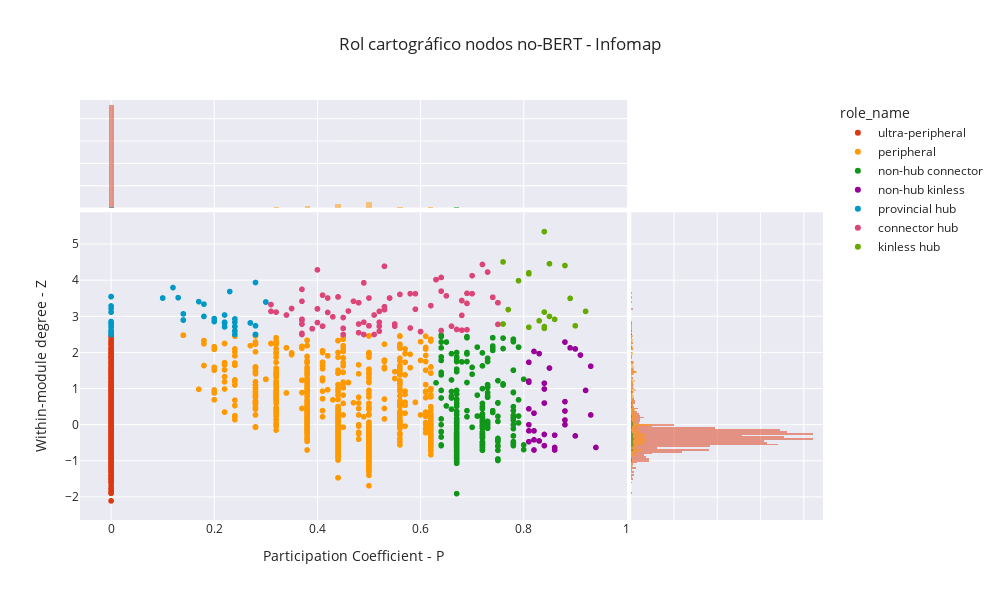

The cell this chart's notebook holds for it:
### Code cell
fig = px.scatter(non_bert_roles, x="participation_coefficient", y="intra_degree", width=1000, height=600, color="role_name",text="index",marginal_x="histogram",marginal_y="histogram", title="Rol cartográfico nodos no-BERT - Infomap", color_discrete_map=color_discrete_map)
fig.update_layout(xaxis_title="Participation Coefficient - P", yaxis_title="Within-module degree - Z")

fig.show()
# fig.write_html(reports_comunidades + "rol_cartografico_no_berts_infomap_interactivo.html")

### Figure 1 — Plotly figure (JSON) as saved in the notebook; plotly's stock layout.template omitted (floating-point values rounded to 4 significant figures; data arrays with more than 128 entries replaced by an {"elided": "..."} marker saying what was removed)
{"data": [{"hovertemplate": "role_name=ultra-peripheral<br>participation_coefficient=%{x}<br>intra_degree=%{y}<br>index=%{text}<extra></extra>", "legendgroup": "ultra-peripheral", "marker": {"color": "#DC3912", "symbol": "circle"}, "mode": "markers+text", "name": "ultra-peripheral", "showlegend": true, "text": {"elided": "9190 int values"}, "type": "scattergl", "x": {"elided": "9190 int values"}, "xaxis": "x", "y": {"elided": "9190 float values"}, "yaxis": "y"}, {"alignmentgroup": "True", "bingroup": "x", "hovertemplate": "role_name=ultra-peripheral<br>participation_coefficient=%{x}<br>count=%{y}<extra></extra>", "legendgroup": "ultra-peripheral", "marker": {"color": "#DC3912"}, "name": "ultra-peripheral", "offsetgroup": "ultra-peripheral", "opacity": 0.5, "showlegend": false, "type": "histogram", "x": {"elided": "9190 int values"}, "xaxis": "x3", "yaxis": "y3"}, {"alignmentgroup": "True", "bingroup": "y", "hovertemplate": "role_name=ultra-peripheral<br>intra_degree=%{y}<br>count=%{x}<extra></extra>", "legendgroup": "ultra-peripheral", "marker": {"color": "#DC3912"}, "name": "ultra-peripheral", "offsetgroup": "ultra-peripheral", "opacity": 0.5, "showlegend": false, "type": "histogram", "xaxis": "x2", "y": {"elided": "9190 float values"}, "yaxis": "y2"}, {"hovertemplate": "role_name=peripheral<br>participation_coefficient=%{x}<br>intra_degree=%{y}<br>index=%{text}<extra></extra>", "legendgroup": "peripheral", "marker": {"color": "#FF9900", "symbol": "circle"}, "mode": "markers+text", "name": "peripheral", "showlegend": true, "text": {"elided": "1568 int values"}, "type": "scattergl", "x": {"elided": "1568 float values"}, "xaxis": "x", "y": {"elided": "1568 float values"}, "yaxis": "y"}, {"alignmentgroup": "True", "bingroup": "x", "hovertemplate": "role_name=peripheral<br>participation_coefficient=%{x}<br>count=%{y}<extra></extra>", "legendgroup": "peripheral", "marker": {"color": "#FF9900"}, "name": "peripheral", "offsetgroup": "peripheral", "opacity": 0.5, "showlegend": false, "type": "histogram", "x": {"elided": "1568 float values"}, "xaxis": "x3", "yaxis": "y3"}, {"alignmentgroup": "True", "bingroup": "y", "hovertemplate": "role_name=peripheral<br>intra_degree=%{y}<br>count=%{x}<extra></extra>", "legendgroup": "peripheral", "marker": {"color": "#FF9900"}, "name": "peripheral", "offsetgroup": "peripheral", "opacity": 0.5, "showlegend": false, "type": "histogram", "xaxis": "x2", "y": {"elided": "1568 float values"}, "yaxis": "y2"}, {"hovertemplate": "role_name=non-hub connector<br>participation_coefficient=%{x}<br>intra_degree=%{y}<br>index=%{text}<extra></extra>", "legendgroup": "non-hub connector", "marker": {"color": "#109618", "symbol": "circle"}, "mode": "markers+text", "name": "non-hub connector", "showlegend": true, "text": {"elided": "268 int values"}, "type": "scattergl", "x": {"elided": "268 float values"}, "xaxis": "x", "y": {"elided": "268 float values"}, "yaxis": "y"}, {"alignmentgroup": "True", "bingroup": "x", "hovertemplate": "role_name=non-hub connector<br>participation_coefficient=%{x}<br>count=%{y}<extra></extra>", "legendgroup": "non-hub connector", "marker": {"color": "#109618"}, "name": "non-hub connector", "offsetgroup": "non-hub connector", "opacity": 0.5, "showlegend": false, "type": "histogram", "x": {"elided": "268 float values"}, "xaxis": "x3", "yaxis": "y3"}, {"alignmentgroup": "True", "bingroup": "y", "hovertemplate": "role_name=non-hub connector<br>intra_degree=%{y}<br>count=%{x}<extra></extra>", "legendgroup": "non-hub connector", "marker": {"color": "#109618"}, "name": "non-hub connector", "offsetgroup": "non-hub connector", "opacity": 0.5, "showlegend": false, "type": "histogram", "xaxis": "x2", "y": {"elided": "268 float values"}, "yaxis": "y2"}, {"hovertemplate": "role_name=non-hub kinless<br>participation_coefficient=%{x}<br>intra_degree=%{y}<br>index=%{text}<extra></extra>", "legendgroup": "non-hub kinless", "marker": {"color": "#990099", "symbol": "circle"}, "mode": "markers+text", "name": "non-hub kinless", "showlegend": true, "text": [18642, 20677, 19332, 18705, 19748, 20664, 28952, 21629, 22612, 19241, 19240, 18861, 32309, 22059, 25138, 18752, 18756, 23851, 20244, 21080, 20957, 18802, 18553, 18862, 25454, 30178, 20958, 25102, 20160, 24068, 19475, 23370, 26348, 20220, 19517, 21867, 22004], "type": "scattergl", "x": [0.81, 0.88, 0.81, 0.82, 0.9, 0.81, 0.82, 0.92, 0.82, 0.88, 0.93, 0.88, 0.84, 0.9, 0.83, 0.81, 0.84, 0.88, 0.86, 0.84, 0.81, 0.94, 0.81, 0.81, 0.84, 0.93, 0.82, 0.85, 0.84, 0.82, 0.86, 0.91, 0.83, 0.81, 0.89, 0.88, 0.86], "xaxis": "x", "y": [0, 0.38, -0.47, 0.32, 2.1, 1.73, -0.42, 0.95, 2.03, 0.64, 0.27, 0.13, -0.58, -0.31, -0.45, 1.18, 0.6, 0, -0.63, -0.27, -0.17, -0.63, 1.21, 0.44, 0.99, 1.62, -0.17, 1.57, 1.15, -0.7, -0.29, 1.93, 1.97, 1.18, 2.13, 2.29, -0.7], "yaxis": "y"}, {"alignmentgroup": "True", "bingroup": "x", "hovertemplate": "role_name=non-hub kinless<br>participation_coefficient=%{x}<br>count=%{y}<extra></extra>", "legendgroup": "non-hub kinless", "marker": {"color": "#990099"}, "name": "non-hub kinless", "offsetgroup": "non-hub kinless", "opacity": 0.5, "showlegend": false, "type": "histogram", "x": [0.81, 0.88, 0.81, 0.82, 0.9, 0.81, 0.82, 0.92, 0.82, 0.88, 0.93, 0.88, 0.84, 0.9, 0.83, 0.81, 0.84, 0.88, 0.86, 0.84, 0.81, 0.94, 0.81, 0.81, 0.84, 0.93, 0.82, 0.85, 0.84, 0.82, 0.86, 0.91, 0.83, 0.81, 0.89, 0.88, 0.86], "xaxis": "x3", "yaxis": "y3"}, {"alignmentgroup": "True", "bingroup": "y", "hovertemplate": "role_name=non-hub kinless<br>intra_degree=%{y}<br>count=%{x}<extra></extra>", "legendgroup": "non-hub kinless", "marker": {"color": "#990099"}, "name": "non-hub kinless", "offsetgroup": "non-hub kinless", "opacity": 0.5, "showlegend": false, "type": "histogram", "xaxis": "x2", "y": [0, 0.38, -0.47, 0.32, 2.1, 1.73, -0.42, 0.95, 2.03, 0.64, 0.27, 0.13, -0.58, -0.31, -0.45, 1.18, 0.6, 0, -0.63, -0.27, -0.17, -0.63, 1.21, 0.44, 0.99, 1.62, -0.17, 1.57, 1.15, -0.7, -0.29, 1.93, 1.97, 1.18, 2.13, 2.29, -0.7], "yaxis": "y2"}, {"hovertemplate": "role_name=provincial hub<br>participation_coefficient=%{x}<br>intra_degree=%{y}<br>index=%{text}<extra></extra>", "legendgroup": "provincial hub", "marker": {"color": "#0099C6", "symbol": "circle"}, "mode": "markers+text", "name": "provincial hub", "showlegend": true, "text": {"elided": "146 int values"}, "type": "scattergl", "x": {"elided": "146 float values"}, "xaxis": "x", "y": {"elided": "146 float values"}, "yaxis": "y"}, {"alignmentgroup": "True", "bingroup": "x", "hovertemplate": "role_name=provincial hub<br>participation_coefficient=%{x}<br>count=%{y}<extra></extra>", "legendgroup": "provincial hub", "marker": {"color": "#0099C6"}, "name": "provincial hub", "offsetgroup": "provincial hub", "opacity": 0.5, "showlegend": false, "type": "histogram", "x": {"elided": "146 float values"}, "xaxis": "x3", "yaxis": "y3"}, {"alignmentgroup": "True", "bingroup": "y", "hovertemplate": "role_name=provincial hub<br>intra_degree=%{y}<br>count=%{x}<extra></extra>", "legendgroup": "provincial hub", "marker": {"color": "#0099C6"}, "name": "provincial hub", "offsetgroup": "provincial hub", "opacity": 0.5, "showlegend": false, "type": "histogram", "xaxis": "x2", "y": {"elided": "146 float values"}, "yaxis": "y2"}, {"hovertemplate": "role_name=connector hub<br>participation_coefficient=%{x}<br>intra_degree=%{y}<br>index=%{text}<extra></extra>", "legendgroup": "connector hub", "marker": {"color": "#DD4477", "symbol": "circle"}, "mode": "markers+text", "name": "connector hub", "showlegend": true, "text": [33405, 20819, 20384, 20703, 18971, 18768, 18613, 20821, 32096, 19202, 21295, 18588, 18679, 18771, 20598, 21872, 20407, 19423, 25384, 20190, 20881, 25150, 19637, 26379, 30914, 25568, 20353, 25027, 19268, 18518, 20133, 21370, 20342, 19806, 20896, 18729, 33664, 21781, 20728, 25072, 20648, 20415, 20889, 24031, 22571, 20171, 20364, 19291, 24755, 20656, 19781, 18570, 26719, 20676, 20667, 24907, 18815, 23935, 21475, 20553, 19900, 21856, 19113, 19097, 19989, 19111, 20731, 19879, 19545, 21831, 19973, 20179, 26310, 19694, 19580, 20684, 24142, 25624, 19996, 25827, 21098, 25051, 19134, 22580, 31321, 24735, 19317, 20506, 21231, 25040, 18484, 23279, 20538, 18472, 19684, 20845, 19878, 25126, 18692, 20224], "type": "scattergl", "x": [0.5, 0.68, 0.5, 0.44, 0.44, 0.63, 0.41, 0.66, 0.53, 0.52, 0.63, 0.4, 0.4, 0.58, 0.45, 0.7, 0.37, 0.64, 0.55, 0.52, 0.51, 0.42, 0.37, 0.65, 0.74, 0.74, 0.43, 0.58, 0.64, 0.46, 0.37, 0.62, 0.7, 0.41, 0.34, 0.59, 0.44, 0.41, 0.44, 0.49, 0.44, 0.52, 0.45, 0.45, 0.62, 0.64, 0.68, 0.4, 0.35, 0.45, 0.72, 0.53, 0.6, 0.48, 0.48, 0.75, 0.75, 0.44, 0.5, 0.5, 0.37, 0.53, 0.54, 0.73, 0.35, 0.54, 0.37, 0.31, 0.52, 0.69, 0.49, 0.39, 0.39, 0.42, 0.37, 0.56, 0.47, 0.53, 0.75, 0.51, 0.53, 0.49, 0.49, 0.48, 0.44, 0.32, 0.37, 0.55, 0.48, 0.59, 0.69, 0.4, 0.68, 0.67, 0.37, 0.68, 0.31, 0.37, 0.69, 0.6], "xaxis": "x", "y": [null, 3.44, 3.51, 3.54, 3.54, 4.02, 3.59, 2.73, 3.27, 2.59, 4.02, 3.21, 3.21, 2.68, 2.67, 3.63, 3.42, 3.7, 2.73, 2.73, 2.5, 3.11, 2.79, 3.57, 3.53, 3.53, 2.99, 3.63, 4.08, 3.15, 3.75, 3.3, 4.13, 2.73, 3.04, 3.63, null, 2.73, null, 2.84, null, 2.84, 2.67, 2.97, null, 2.61, 3.44, 4.29, 3.22, 2.5, 4.44, 3.19, 2.58, 3.38, 3.38, 3.38, 3.38, null, 2.74, 2.74, 2.53, 4.39, 3.51, 4.23, 3.22, 3.51, 2.79, 3.14, 3.14, 3.36, 2.5, 2.66, 2.66, 3.51, 2.89, 3.61, 3.42, 3.19, 2.78, 3.04, 3.19, 3.93, 3.93, 2.79, null, 3.12, 2.92, 2.79, 2.55, 3.2, 3.64, 2.83, 2.62, 2.64, 2.92, 3.03, 3.33, 2.5, 2.63, 2.58], "yaxis": "y"}, {"alignmentgroup": "True", "bingroup": "x", "hovertemplate": "role_name=connector hub<br>participation_coefficient=%{x}<br>count=%{y}<extra></extra>", "legendgroup": "connector hub", "marker": {"color": "#DD4477"}, "name": "connector hub", "offsetgroup": "connector hub", "opacity": 0.5, "showlegend": false, "type": "histogram", "x": [0.5, 0.68, 0.5, 0.44, 0.44, 0.63, 0.41, 0.66, 0.53, 0.52, 0.63, 0.4, 0.4, 0.58, 0.45, 0.7, 0.37, 0.64, 0.55, 0.52, 0.51, 0.42, 0.37, 0.65, 0.74, 0.74, 0.43, 0.58, 0.64, 0.46, 0.37, 0.62, 0.7, 0.41, 0.34, 0.59, 0.44, 0.41, 0.44, 0.49, 0.44, 0.52, 0.45, 0.45, 0.62, 0.64, 0.68, 0.4, 0.35, 0.45, 0.72, 0.53, 0.6, 0.48, 0.48, 0.75, 0.75, 0.44, 0.5, 0.5, 0.37, 0.53, 0.54, 0.73, 0.35, 0.54, 0.37, 0.31, 0.52, 0.69, 0.49, 0.39, 0.39, 0.42, 0.37, 0.56, 0.47, 0.53, 0.75, 0.51, 0.53, 0.49, 0.49, 0.48, 0.44, 0.32, 0.37, 0.55, 0.48, 0.59, 0.69, 0.4, 0.68, 0.67, 0.37, 0.68, 0.31, 0.37, 0.69, 0.6], "xaxis": "x3", "yaxis": "y3"}, {"alignmentgroup": "True", "bingroup": "y", "hovertemplate": "role_name=connector hub<br>intra_degree=%{y}<br>count=%{x}<extra></extra>", "legendgroup": "connector hub", "marker": {"color": "#DD4477"}, "name": "connector hub", "offsetgroup": "connector hub", "opacity": 0.5, "showlegend": false, "type": "histogram", "xaxis": "x2", "y": [null, 3.44, 3.51, 3.54, 3.54, 4.02, 3.59, 2.73, 3.27, 2.59, 4.02, 3.21, 3.21, 2.68, 2.67, 3.63, 3.42, 3.7, 2.73, 2.73, 2.5, 3.11, 2.79, 3.57, 3.53, 3.53, 2.99, 3.63, 4.08, 3.15, 3.75, 3.3, 4.13, 2.73, 3.04, 3.63, null, 2.73, null, 2.84, null, 2.84, 2.67, 2.97, null, 2.61, 3.44, 4.29, 3.22, 2.5, 4.44, 3.19, 2.58, 3.38, 3.38, 3.38, 3.38, null, 2.74, 2.74, 2.53, 4.39, 3.51, 4.23, 3.22, 3.51, 2.79, 3.14, 3.14, 3.36, 2.5, 2.66, 2.66, 3.51, 2.89, 3.61, 3.42, 3.19, 2.78, 3.04, 3.19, 3.93, 3.93, 2.79, null, 3.12, 2.92, 2.79, 2.55, 3.2, 3.64, 2.83, 2.62, 2.64, 2.92, 3.03, 3.33, 2.5, 2.63, 2.58], "yaxis": "y2"}, {"hovertemplate": "role_name=kinless hub<br>participation_coefficient=%{x}<br>intra_degree=%{y}<br>index=%{text}<extra></extra>", "legendgroup": "kinless hub", "marker": {"color": "#66AA00", "symbol": "circle"}, "mode": "markers+text", "name": "kinless hub", "showlegend": true, "text": [19553, 18471, 33638, 24773, 19311, 19529, 25832, 20219, 20243, 19971, 26131, 19923, 20103, 18475, 19925, 19830, 20104, 21910, 20230], "type": "scattergl", "x": [0.81, 0.88, 0.89, 0.84, 0.76, 0.85, 0.83, 0.92, 0.85, 0.77, 0.84, 0.84, 0.86, 0.84, 0.81, 0.81, 0.9, 0.76, 0.79], "xaxis": "x", "y": [2.7, 4.41, 3.5, 5.35, 4.51, 4.46, 2.88, 3.14, 3, 3.19, 2.67, 2.72, 2.92, 3.12, 4.18, 4.21, 2.74, 2.79, 3.99], "yaxis": "y"}, {"alignmentgroup": "True", "bingroup": "x", "hovertemplate": "role_name=kinless hub<br>participation_coefficient=%{x}<br>count=%{y}<extra></extra>", "legendgroup": "kinless hub", "marker": {"color": "#66AA00"}, "name": "kinless hub", "offsetgroup": "kinless hub", "opacity": 0.5, "showlegend": false, "type": "histogram", "x": [0.81, 0.88, 0.89, 0.84, 0.76, 0.85, 0.83, 0.92, 0.85, 0.77, 0.84, 0.84, 0.86, 0.84, 0.81, 0.81, 0.9, 0.76, 0.79], "xaxis": "x3", "yaxis": "y3"}, {"alignmentgroup": "True", "bingroup": "y", "hovertemplate": "role_name=kinless hub<br>intra_degree=%{y}<br>count=%{x}<extra></extra>", "legendgroup": "kinless hub", "marker": {"color": "#66AA00"}, "name": "kinless hub", "offsetgroup": "kinless hub", "opacity": 0.5, "showlegend": false, "type": "histogram", "xaxis": "x2", "y": [2.7, 4.41, 3.5, 5.35, 4.51, 4.46, 2.88, 3.14, 3, 3.19, 2.67, 2.72, 2.92, 3.12, 4.18, 4.21, 2.74, 2.79, 3.99], "yaxis": "y2"}], "layout": {"barmode": "overlay", "height": 600, "legend": {"title": {"text": "role_name"}, "tracegroupgap": 0}, "title": {"text": "Rol cartográfico nodos no-BERT - Infomap"}, "width": 1000, "xaxis": {"anchor": "y", "domain": [0, 0.7363], "title": {"text": "Participation Coefficient - P"}}, "xaxis2": {"anchor": "y2", "domain": [0.7413, 1], "matches": "x2", "showline": false, "showticklabels": false, "ticks": ""}, "xaxis3": {"anchor": "y3", "domain": [0, 0.7363], "matches": "x", "showticklabels": false}, "xaxis4": {"anchor": "y4", "domain": [0.7413, 1], "matches": "x2", "showline": false, "showticklabels": false, "ticks": ""}, "yaxis": {"anchor": "x", "domain": [0, 0.7326], "title": {"text": "Within-module degree - Z"}}, "yaxis2": {"anchor": "x2", "domain": [0, 0.7326], "matches": "y", "showticklabels": false}, "yaxis3": {"anchor": "x3", "domain": [0.7426, 1], "matches": "y3", "showline": false, "showticklabels": false, "ticks": ""}, "yaxis4": {"anchor": "x4", "domain": [0.7426, 1], "matches": "y3", "showline": false, "showticklabels": false, "ticks": ""}}}
